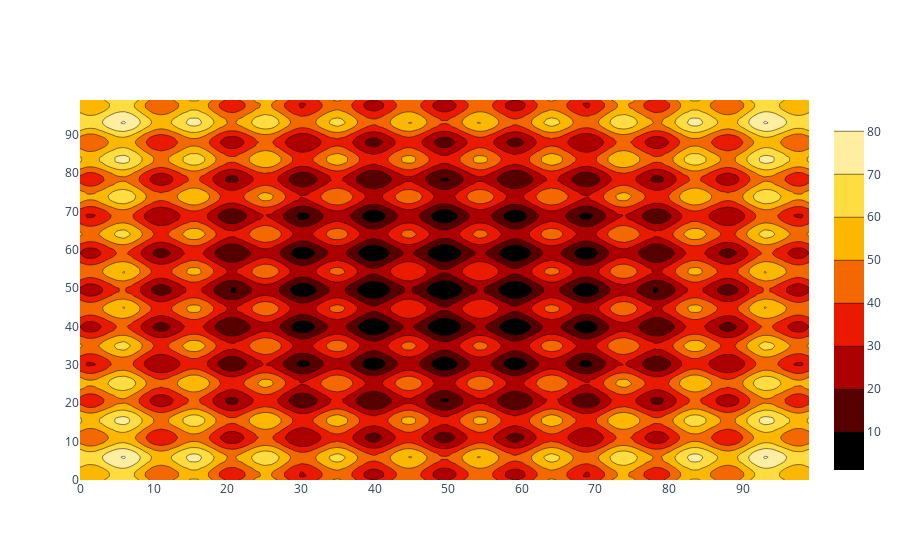

The code cell stored with this chart in its notebook:
### Code cell
fig = go.Figure(
  data = go.Contour(
    z = z,
    colorscale = 'hot',
    line_smoothing = 0.85
  )
)

fig.show()

### Figure 1 — Plotly figure (JSON) as saved in the notebook; plotly's stock layout.template omitted (floating-point values rounded to 4 significant figures; data arrays with more than 128 entries replaced by an {"elided": "..."} marker saying what was removed)
{"data": [{"colorscale": [[0, "rgb(0,0,0)"], [0.3333, "rgb(230,0,0)"], [0.6667, "rgb(255,210,0)"], [1, "rgb(255,255,255)"]], "line": {"smoothing": 0.85}, "type": "contour", "z": {"elided": "100x100 float values"}}], "layout": {}}
